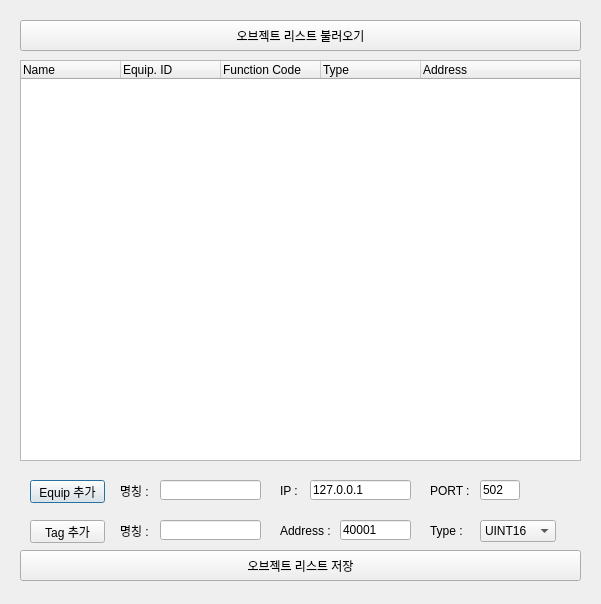
<?xml version="1.0" encoding="UTF-8"?>
<ui version="4.0">
 <class>Dialog</class>
 <widget class="QDialog" name="Dialog">
  <property name="geometry">
   <rect>
    <x>0</x>
    <y>0</y>
    <width>601</width>
    <height>604</height>
   </rect>
  </property>
  <property name="windowTitle">
   <string>Dialog</string>
  </property>
  <widget class="QTreeWidget" name="tree1">
   <property name="geometry">
    <rect>
     <x>20</x>
     <y>60</y>
     <width>561</width>
     <height>401</height>
    </rect>
   </property>
   <property name="editTriggers">
    <set>QAbstractItemView::AnyKeyPressed|QAbstractItemView::DoubleClicked</set>
   </property>
   <property name="selectionBehavior">
    <enum>QAbstractItemView::SelectRows</enum>
   </property>
   <column>
    <property name="text">
     <string>Name</string>
    </property>
   </column>
   <column>
    <property name="text">
     <string>Equip. ID</string>
    </property>
   </column>
   <column>
    <property name="text">
     <string>Function Code</string>
    </property>
   </column>
   <column>
    <property name="text">
     <string>Type</string>
    </property>
   </column>
   <column>
    <property name="text">
     <string>Address</string>
    </property>
   </column>
  </widget>
  <widget class="QPushButton" name="add_equip">
   <property name="geometry">
    <rect>
     <x>30</x>
     <y>480</y>
     <width>75</width>
     <height>23</height>
    </rect>
   </property>
   <property name="text">
    <string>Equip 추가</string>
   </property>
  </widget>
  <widget class="QLineEdit" name="input_ip">
   <property name="geometry">
    <rect>
     <x>310</x>
     <y>480</y>
     <width>101</width>
     <height>20</height>
    </rect>
   </property>
   <property name="text">
    <string>127.0.0.1</string>
   </property>
  </widget>
  <widget class="QLabel" name="label">
   <property name="geometry">
    <rect>
     <x>280</x>
     <y>480</y>
     <width>56</width>
     <height>21</height>
    </rect>
   </property>
   <property name="text">
    <string>IP :</string>
   </property>
  </widget>
  <widget class="QLineEdit" name="input_port">
   <property name="geometry">
    <rect>
     <x>480</x>
     <y>480</y>
     <width>40</width>
     <height>20</height>
    </rect>
   </property>
   <property name="text">
    <string>502</string>
   </property>
  </widget>
  <widget class="QLabel" name="label_2">
   <property name="geometry">
    <rect>
     <x>430</x>
     <y>480</y>
     <width>56</width>
     <height>21</height>
    </rect>
   </property>
   <property name="text">
    <string>PORT :</string>
   </property>
  </widget>
  <widget class="QLineEdit" name="input_equipname">
   <property name="geometry">
    <rect>
     <x>160</x>
     <y>480</y>
     <width>101</width>
     <height>20</height>
    </rect>
   </property>
   <property name="text">
    <string/>
   </property>
  </widget>
  <widget class="QLabel" name="label_3">
   <property name="geometry">
    <rect>
     <x>120</x>
     <y>480</y>
     <width>56</width>
     <height>21</height>
    </rect>
   </property>
   <property name="text">
    <string>명칭 :</string>
   </property>
  </widget>
  <widget class="QPushButton" name="add_tag">
   <property name="geometry">
    <rect>
     <x>30</x>
     <y>520</y>
     <width>75</width>
     <height>23</height>
    </rect>
   </property>
   <property name="text">
    <string>Tag 추가</string>
   </property>
  </widget>
  <widget class="QLineEdit" name="input_tagname">
   <property name="geometry">
    <rect>
     <x>160</x>
     <y>520</y>
     <width>101</width>
     <height>20</height>
    </rect>
   </property>
   <property name="text">
    <string/>
   </property>
  </widget>
  <widget class="QLabel" name="label_4">
   <property name="geometry">
    <rect>
     <x>120</x>
     <y>520</y>
     <width>56</width>
     <height>21</height>
    </rect>
   </property>
   <property name="text">
    <string>명칭 :</string>
   </property>
  </widget>
  <widget class="QLineEdit" name="input_mbaddr">
   <property name="geometry">
    <rect>
     <x>340</x>
     <y>520</y>
     <width>71</width>
     <height>20</height>
    </rect>
   </property>
   <property name="text">
    <string>40001</string>
   </property>
   <property name="clearButtonEnabled">
    <bool>false</bool>
   </property>
  </widget>
  <widget class="QLabel" name="label_5">
   <property name="geometry">
    <rect>
     <x>280</x>
     <y>520</y>
     <width>56</width>
     <height>21</height>
    </rect>
   </property>
   <property name="text">
    <string>Address :</string>
   </property>
  </widget>
  <widget class="QPushButton" name="btn_save">
   <property name="geometry">
    <rect>
     <x>20</x>
     <y>550</y>
     <width>561</width>
     <height>31</height>
    </rect>
   </property>
   <property name="text">
    <string>오브젝트 리스트 저장</string>
   </property>
  </widget>
  <widget class="QPushButton" name="btn_load">
   <property name="geometry">
    <rect>
     <x>20</x>
     <y>20</y>
     <width>561</width>
     <height>31</height>
    </rect>
   </property>
   <property name="text">
    <string>오브젝트 리스트 불러오기</string>
   </property>
  </widget>
  <widget class="QLabel" name="label_6">
   <property name="geometry">
    <rect>
     <x>430</x>
     <y>520</y>
     <width>56</width>
     <height>21</height>
    </rect>
   </property>
   <property name="text">
    <string>Type :</string>
   </property>
  </widget>
  <widget class="QComboBox" name="cb_type">
   <property name="geometry">
    <rect>
     <x>480</x>
     <y>520</y>
     <width>76</width>
     <height>22</height>
    </rect>
   </property>
   <item>
    <property name="text">
     <string>UINT16</string>
    </property>
   </item>
   <item>
    <property name="text">
     <string>UINT32</string>
    </property>
   </item>
   <item>
    <property name="text">
     <string>INT16</string>
    </property>
   </item>
   <item>
    <property name="text">
     <string>INT32</string>
    </property>
   </item>
  </widget>
 </widget>
 <tabstops>
  <tabstop>tree1</tabstop>
  <tabstop>add_equip</tabstop>
  <tabstop>input_equipname</tabstop>
  <tabstop>input_ip</tabstop>
  <tabstop>input_port</tabstop>
  <tabstop>add_tag</tabstop>
  <tabstop>input_tagname</tabstop>
  <tabstop>input_mbaddr</tabstop>
 </tabstops>
 <resources/>
 <connections/>
</ui>
